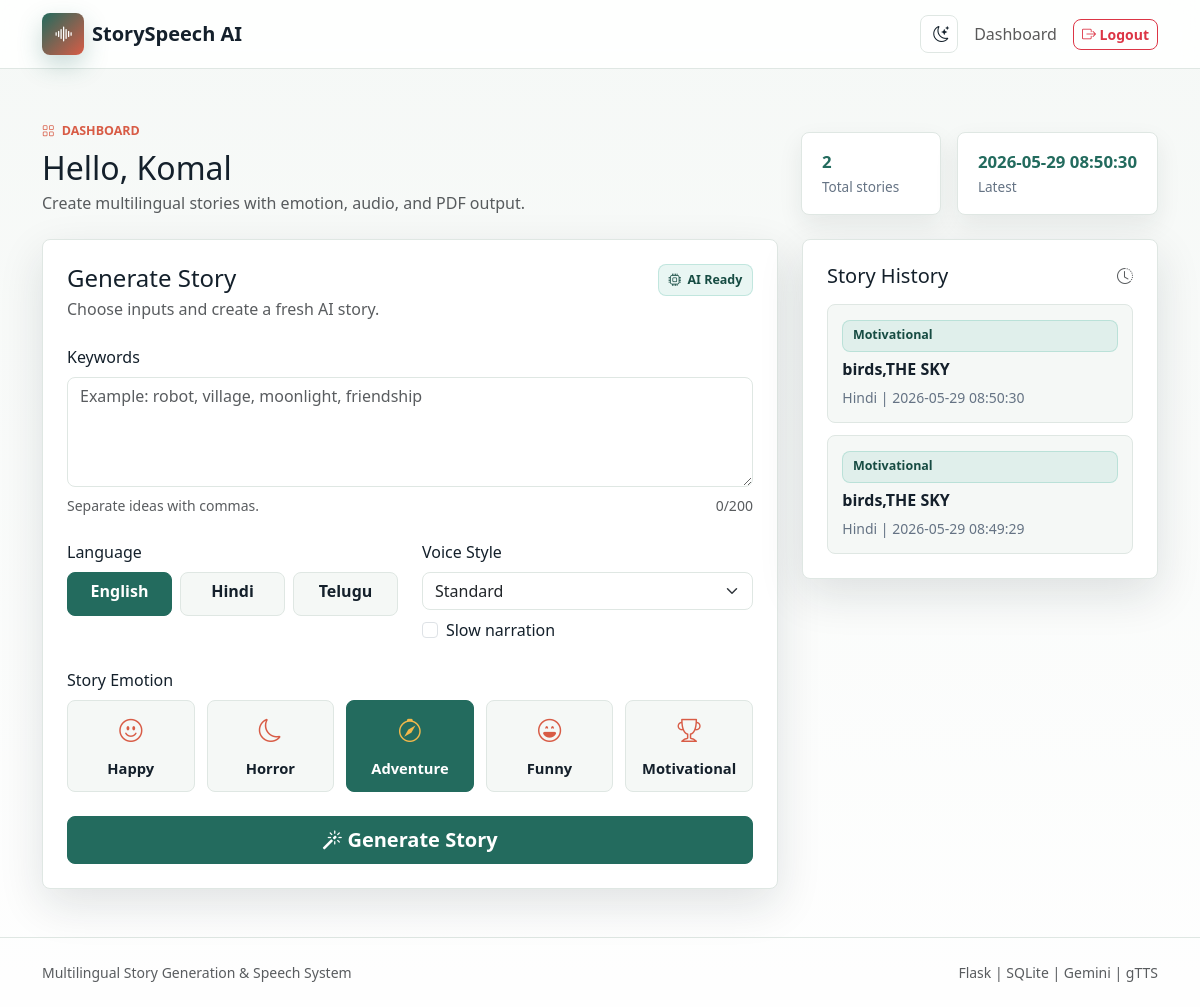
/dashboard (signed in), run on the app's committed database.
### tables this page shows
CREATE TABLE users (
    id INTEGER PRIMARY KEY AUTOINCREMENT,
    username TEXT NOT NULL UNIQUE,
    email TEXT NOT NULL UNIQUE,
    password TEXT NOT NULL
);

CREATE TABLE stories (
    id INTEGER PRIMARY KEY AUTOINCREMENT,
    user_id INTEGER NOT NULL,
    keywords TEXT NOT NULL,
    language TEXT NOT NULL,
    emotion TEXT NOT NULL,
    generated_story TEXT NOT NULL,
    audio_file TEXT,
    created_at TEXT NOT NULL DEFAULT CURRENT_TIMESTAMP,
    FOREIGN KEY (user_id) REFERENCES users (id) ON DELETE CASCADE
);

### app.py (the view)
@app.route("/dashboard")
@login_required
def dashboard():
    stories = query_all(
        """
        SELECT id, keywords, language, emotion, created_at
        FROM stories
        WHERE user_id = ?
        ORDER BY created_at DESC
        LIMIT 8
        """,
        (g.user["id"],),
    )
    totals = query_one(
        """
        SELECT COUNT(*) AS count,
               COALESCE(MAX(created_at), '-') AS latest_story
        FROM stories
        WHERE user_id = ?
        """,
        (g.user["id"],),
    )
    return render_template("dashboard.html", stories=stories, totals=totals)

### app.py (called while the page is built)
def connect_db():
    DATABASE_DIR.mkdir(exist_ok=True)
    conn = sqlite3.connect(DATABASE_PATH)
    conn.row_factory = sqlite3.Row
    conn.execute("PRAGMA foreign_keys = ON")
    return conn

def query_one(query, params=()):
    with connect_db() as conn:
        return conn.execute(query, params).fetchone()

def query_all(query, params=()):
    with connect_db() as conn:
        return conn.execute(query, params).fetchall()

@app.before_request
def load_user_and_csrf():
    session.setdefault("csrf_token", secrets.token_hex(32))
    g.user = None
    user_id = session.get("user_id")
    if user_id:
        g.user = query_one(
            "SELECT id, username, email FROM users WHERE id = ?",
            (user_id,),
        )

@app.before_request
def csrf_protect():
    if request.method != "POST":
        return
    form_token = request.form.get("csrf_token", "")
    session_token = session.get("csrf_token", "")
    if not form_token or not session_token or not secrets.compare_digest(form_token, session_token):
        abort(400, description="Invalid CSRF token")

@app.context_processor
def inject_template_globals():
    return {
        "csrf_token": session.get("csrf_token", ""),
        "current_user": g.get("user"),
        "languages": LANGUAGES.keys(),
        "emotions": EMOTIONS.keys(),
        "is_admin": is_admin_user(),
    }

def login_required(view):
    @wraps(view)
    def wrapped_view(*args, **kwargs):
        if g.user is None:
            flash("Please login to continue.", "warning")
            return redirect(url_for("login"))
        return view(*args, **kwargs)
    return wrapped_view

def is_admin_user():
    user = g.get("user")
    if not user:
        return False
    admin_email = os.environ.get("ADMIN_EMAIL", "").strip().lower()
    return user["username"].lower() == "admin" or (admin_email and user["email"].lower() == admin_email)

### templates/dashboard.html (shortened to what this page needs)
{% extends "base.html" %}
{% block content %}
<section class="dashboard-header">
    <div class="container">
        <div class="d-flex flex-column flex-lg-row justify-content-between align-items-lg-end gap-3">
            <div>
                <div class="eyebrow"><i class="bi bi-grid"></i> Dashboard</div>
                <h1 class="h2 mt-2 mb-1">Hello, {{ current_user.username }}</h1>
                <p class="text-muted mb-0">Create multilingual stories with emotion, audio, and PDF output.</p>
            </div>
            <div class="stats-strip">
                <div>
                    <strong>{{ totals.count }}</strong>
                    <span>Total stories</span>
                </div>
                <div>
                    <strong>{{ totals.latest_story }}</strong>
                    <span>Latest</span>
                </div>
            </div>
        </div>
    </div>
</section>
<section class="container dashboard-grid">
    <div class="generator-panel">
        <form action="{{ url_for('generate') }}" method="post" id="storyForm">
            <div class="d-flex justify-content-between align-items-start gap-3 mb-4">
                <div>
                    <h2 class="h4 mb-1">Generate Story</h2>
                    <p class="text-muted mb-0">Choose inputs and create a fresh AI story.</p>
                </div>
                <span class="status-pill"><i class="bi bi-cpu"></i> AI Ready</span>
            </div>
            <div class="mb-4">
                <label class="form-label" for="keywords">Keywords</label>
                <textarea class="form-control keyword-box" id="keywords" name="keywords" rows="4" maxlength="200" placeholder="Example: robot, village, moonlight, friendship" required></textarea>
                <div class="d-flex justify-content-between mt-2 small text-muted">
                    <span>Separate ideas with commas.</span>
                    <span id="keywordCounter">0/200</span>
                </div>
            </div>
            <div class="row g-4">
                <div class="col-lg-6">
                    <label class="form-label">Language</label>
                    <div class="segmented-control">
                        {% for language in languages %}
                            <label class="btn" for="lang{{ language }}">{{ language }}</label>
                        {% endfor %}
                    </div>
                </div>
                <div class="col-lg-6">
                    <label class="form-label" for="voice">Voice Style</label>
                    <select class="form-select" id="voice" name="voice">
                        <option value="standard">Standard</option>
                    </select>
                    <div class="form-check mt-2">
                        <input class="form-check-input" type="checkbox" id="slow_audio" name="slow_audio">
                        <label class="form-check-label" for="slow_audio">Slow narration</label>
                    </div>
                </div>
            </div>
            <div class="mt-4">
                <label class="form-label">Story Emotion</label>
                <div class="emotion-grid">
                    {% for emotion in emotions %}
                        <label class="emotion-option" for="emotion{{ emotion }}">
                            {% if emotion == "Happy" %}<i class="bi bi-emoji-smile"></i>{% endif %}
                            {% if emotion == "Horror" %}<i class="bi bi-moon"></i>{% endif %}
                            {% if emotion == "Adventure" %}<i class="bi bi-compass"></i>{% endif %}
                            {% if emotion == "Funny" %}<i class="bi bi-emoji-laughing"></i>{% endif %}
                            {% if emotion == "Motivational" %}<i class="bi bi-trophy"></i>{% endif %}
                            <span>{{ emotion }}</span>
                        </label>
                    {% endfor %}
                </div>
            </div>
            <button class="btn btn-brand btn-lg w-100 mt-4" type="submit" id="generateBtn">
                <i class="bi bi-magic"></i> Generate Story
            </button>
        </form>
    </div>
    <aside class="history-panel">
        <div class="d-flex justify-content-between align-items-center mb-3">
            <h2 class="h5 mb-0">Story History</h2>
            <i class="bi bi-clock-history text-muted"></i>
        </div>
        {% if stories %}
            <div class="history-list">
                {% for story in stories %}
                    <a class="history-item" href="{{ url_for('result', story_id=story.id) }}">
                        <span class="history-emotion">{{ story.emotion }}</span>
                        <strong>{{ story.keywords }}</strong>
                        <small>{{ story.language }} | {{ story.created_at }}</small>
                    </a>
                {% endfor %}
            </div>
        {% else %}
            <div class="empty-state">
                <i class="bi bi-journal-text"></i>
                <p>No stories yet.</p>
            </div>
        {% endif %}
    </aside>
</section>
{% endblock %}

### static/css/style.css (style rules this page uses)
:root { --brand: #236b5e; --brand-dark: #174c43; --accent: #d85c46; --gold: #f2b84b; --ink: #14202b; --muted: #657384; --surface: #ffffff; --surface-soft: #f5f8f6; --line: #dfe7e3; --shadow: 0 16px 45px rgba(20, 32, 43, 0.12); }
html { scroll-behavior: smooth; }
body { min-height: 100vh; background: linear-gradient(180deg, rgba(245, 248, 246, 0.9), rgba(255, 255, 255, 0.92)), var(--surface-soft); color: var(--ink); }
a { color: var(--brand); }
.btn { border-radius: 8px; font-weight: 700; }
.btn-brand { background: var(--brand); border-color: var(--brand); color: #fff; }
.eyebrow { display: inline-flex; align-items: center; gap: 0.45rem; color: var(--accent); font-weight: 800; text-transform: uppercase; font-size: 0.78rem; }
.feature-card, .auth-card, .generator-panel, .history-panel, .story-panel, .actions-panel, .table-shell { background: var(--surface); border: 1px solid var(--line); border-radius: 8px; box-shadow: var(--shadow); }
.dashboard-header, .result-header { padding: 3rem 0 1.5rem; }
.stats-strip { display: flex; gap: 1rem; flex-wrap: wrap; }
.stats-strip div { min-width: 140px; padding: 1rem 1.25rem; border: 1px solid var(--line); border-radius: 8px; background: var(--surface); box-shadow: 0 10px 24px rgba(20, 32, 43, 0.08); }
.stats-strip strong { display: block; font-size: 1.05rem; color: var(--brand); }
.stats-strip span { color: var(--muted); font-size: 0.85rem; }
.dashboard-grid, .result-grid { display: grid; grid-template-columns: minmax(0, 1.55fr) minmax(320px, 0.75fr); gap: 1.5rem; align-items: start; }
.generator-panel, .history-panel, .story-panel, .actions-panel { padding: 1.5rem; }
.keyword-box { min-height: 128px; resize: vertical; }
.form-control, .form-select { border-radius: 8px; border-color: var(--line); }
.segmented-control { display: grid; grid-template-columns: repeat(3, minmax(0, 1fr)); gap: 0.5rem; }
.segmented-control .btn { min-height: 44px; border: 1px solid var(--line); background: var(--surface-soft); color: var(--ink); }
.segmented-control .btn-check:checked + .btn { color: #fff; border-color: var(--brand); background: var(--brand); }
.emotion-grid { display: grid; grid-template-columns: repeat(5, minmax(98px, 1fr)); gap: 0.75rem; }
.emotion-option { min-height: 92px; display: flex; flex-direction: column; align-items: center; justify-content: center; gap: 0.55rem; border: 1px solid var(--line); border-radius: 8px; background: var(--surface-soft); cursor: pointer; transition: transform 0.18s ease, border-color 0.18s ease, background 0.18s ease; }
.emotion-option i { font-size: 1.45rem; color: var(--accent); }
.emotion-option span { font-weight: 700; font-size: 0.92rem; }
.btn-check:checked + .emotion-option { color: #fff; background: var(--brand); border-color: var(--brand); }
.btn-check:checked + .emotion-option i { color: var(--gold); }
.status-pill, .history-emotion { display: inline-flex; align-items: center; gap: 0.4rem; padding: 0.35rem 0.6rem; border-radius: 8px; color: var(--brand-dark); background: rgba(73, 179, 159, 0.12); border: 1px solid rgba(73, 179, 159, 0.25); font-weight: 800; font-size: 0.78rem; }
.history-list { display: grid; gap: 0.75rem; }
.history-item { display: grid; gap: 0.35rem; padding: 0.9rem; border: 1px solid var(--line); border-radius: 8px; text-decoration: none; color: var(--ink); background: var(--surface-soft); }
.history-item strong { overflow-wrap: anywhere; }
.history-item small { color: var(--muted); }

### data on the page
users: username "Komal"
stories: emotion "Motivational", keywords "birds,THE SKY", language "Hindi", created_at "2026-05-29 08:50:30"
stories: emotion "Motivational", keywords "birds,THE SKY", language "Hindi", created_at "2026-05-29 08:49:29"

### other printed values
{{ totals.count }} "2"
{{ totals.latest_story }} "2026-05-29 08:50:30"
{{ language }} "English" "Hindi" "Telugu"
{{ emotion }} "Happy" "Horror" "Adventure" "Funny" "Motivational"
